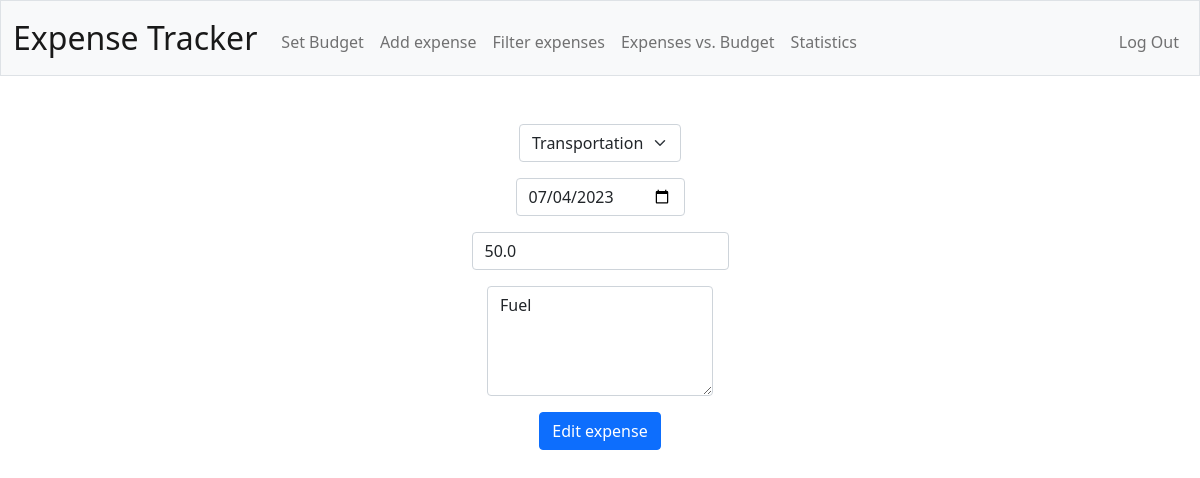
The app's page /expense-edit/24 (signed in) with its own data.
### tables this page shows
CREATE TABLE categories (
    id INTEGER PRIMARY KEY AUTOINCREMENT,
    name TEXT NOT NULL
);

CREATE TABLE expenses (
    id INTEGER PRIMARY KEY AUTOINCREMENT,
    user_id INTEGER NOT NULL,
    date DATE NOT NULL,
    category_id INTEGER NOT NULL,
    amount REAL NOT NULL,
    description TEXT,
    FOREIGN KEY (user_id) REFERENCES users (id),
    FOREIGN KEY (category_id) REFERENCES categories (id)
);

### app.py (the view)
@app.route("/expense-edit/<int:expense_id>", methods=["GET", "POST"])
@login_required
def expense_edit(expense_id):
    user_id = session["user_id"]
    expense_data = db.execute("SELECT e.*, c.name AS category FROM expenses e JOIN categories c ON e.category_id = c.id WHERE e.id = ? AND e.user_id = ?", expense_id, user_id)
    expense = expense_data[0]
    if not expense:
        return apology("expense not found", 403)
    if request.method == "POST":
        expense_date = expense["date"]
        expense_amount = expense["amount"]
        expense_category = expense["category_id"]
        expense_description = expense["description"]
        changes = False
        if request.form.get("date"):
            expense_date = request.form.get("date")
            changes = True
        if request.form.get("amount"):
            expense_amount = float(request.form.get("amount"))
            if expense_amount <= 0:
                return apology("amount of expense must be positive", 403)
            changes = True
        if request.form.get("category"):
            expense_category = request.form.get("category")
            changes = True
        if request.form.get("description"):
            expense_description = request.form.get("description")
            changes = True
        if changes:
            db.execute("UPDATE expenses SET date = ?, amount = ?, category_id = ?, description = ? WHERE id = ?", expense_date, expense_amount, expense_category, expense_description, expense_id)
        return redirect("/")
    else:
        categories = get_categories()
        return render_template("expense-edit.html", expense=expense, categories=categories)

### app.py (called while the page is built)
@app.after_request
def after_request(response):
    response.headers["Cache-Control"] = "no-cache, no-store, must-revalidate"
    response.headers["Expires"] = 0
    response.headers["Pragma"] = "no-cache"
    return response

def get_categories():
    categories = db.execute("SELECT * FROM categories")
    if len(categories) <= 0:
        return apology("no categories existing", 403)
    return categories

### helpers.py (called while the page is built)
def login_required(f):
    @wraps(f)
    def decorated_function(*args, **kwargs):
        if session.get("user_id") is None:
            return redirect("/login")
        return f(*args, **kwargs)
    return decorated_function

### templates/expense-edit.html (shortened to what this page needs)
{% extends "layout.html" %}
{% block main %}
    <form action="/expense-edit/{{ expense['id'] }}" method="post">
        <div class="mb-3">
            <select class="form-select mx-auto w-auto" id="category" name="category">
                <option value="{{ expense['category_id'] }}" selected>{{ expense['category'] }}</option>
            </select>
        </div>
        <div class="mb-3">
            <input class="form-control mx-auto w-auto" id="date" name="date" type="date" value="{{ expense['date'] }}">
        </div>
        <div class="mb-3">
            <input autocomplete="off" class="form-control mx-auto w-auto" id="amount" name="amount" min="0" step="0.01" type="number" value="{{ expense['amount'] }}">
        </div>
        <div class="mb-3">
            <textarea class="form-control mx-auto w-auto" id="description" name="description" rows="4">{{ expense['description'] }}</textarea>
        </div>
        <button class="btn btn-primary" type="submit">Edit expense</button>
    </form>
{% endblock %}

### records on screen
categories: category "Transportation"
expenses: date "07/04/2023", amount "50.0", description "Fuel"
